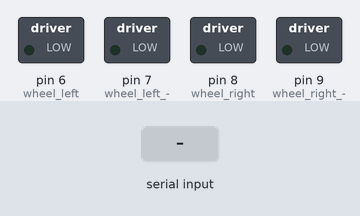
A sketch run on a simulated Arduino Uno, built with avr-gcc and run on an emulated ATmega328P. Shown: switched loads named in the sketch (green lamp = pin HIGH). Inputs (shaded band) come from the test bench.

Above: at 1.2 s.
1.3 s: "1" received over Serial
At 2.4 s:
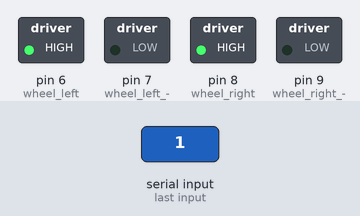
2.8 s: "2" received over Serial
At 3.5 s:
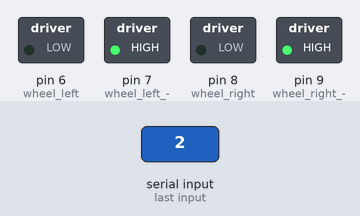
4.3 s: "5" received over Serial
At 4.7 s:
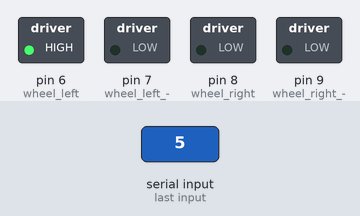
5.8 s: "4" received over Serial
At 7.0 s:
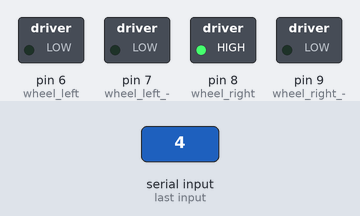
7.3 s: "3" received over Serial
At 8.2 s:
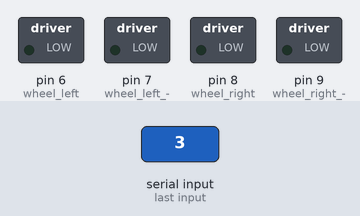
Timing chart, 0 to 9.8 s (numbered marks = the images above; inputs shaded):
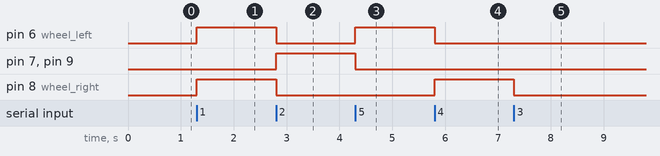

Measured:
- after the input at 1.3 s, pin 6 (wheel_left), pin 8 (wheel_right): LOW → HIGH at once
- after the input at 2.8 s, pin 6 (wheel_left), pin 8 (wheel_right): HIGH → LOW at once; pin 7 (wheel_left_-), pin 9 (wheel_right_-): LOW → HIGH at once
- after the input at 4.3 s, pin 6 (wheel_left): LOW → HIGH at once; pin 7 (wheel_left_-), pin 9 (wheel_right_-): HIGH → LOW at once
- after the input at 5.8 s, pin 6 (wheel_left): HIGH → LOW at once; pin 8 (wheel_right): LOW → HIGH at once
- after the input at 7.3 s, pin 8 (wheel_right): HIGH → LOW at once

The sketch:

20190930_serial_available.ino
```cpp
void setup() {
    pinMode(6, OUTPUT); //wheel left +
    pinMode(7, OUTPUT); //wheel left -
    pinMode(8, OUTPUT); //wheel right +
    pinMode(9, OUTPUT); //wheel right -
    Serial.begin(9600);
  }

void loop() {
  if(Serial.available())
  {
    char rccar = Serial.read();
    if(rccar == '1') //front
    {
      digitalWrite(6, HIGH);
      digitalWrite(7, LOW);
      digitalWrite(8, HIGH);
      digitalWrite(9, LOW);
    }

    else if(rccar == '2') //back
    {
      digitalWrite(6, LOW);
      digitalWrite(7, HIGH);
      digitalWrite(8, LOW);
      digitalWrite(9, HIGH);
    }

    else if(rccar == '5') //right
    {
      digitalWrite(6, HIGH);
      digitalWrite(7, LOW);
      digitalWrite(8, LOW);
      digitalWrite(9, LOW);
    }

    else if(rccar == '4')
    {
      digitalWrite(6, LOW); //left (4)
      digitalWrite(7, LOW);
      digitalWrite(8, HIGH);
      digitalWrite(9, LOW);
    }

    else if(rccar == '3')
    {
      digitalWrite(6, LOW);
      digitalWrite(7, LOW);
      digitalWrite(8, LOW);
      digitalWrite(9, LOW);
    }
  }
}
```
